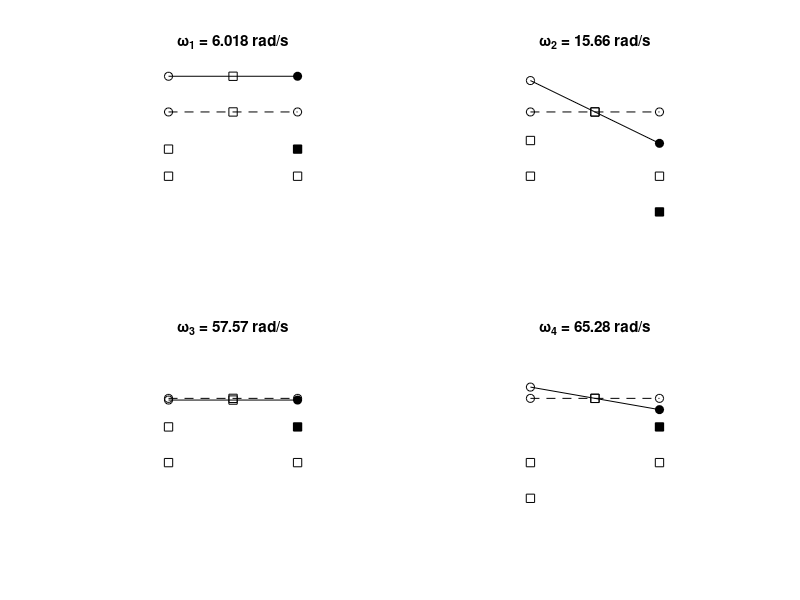

Write MATLAB code to recreate this figure.
k1 = 60000; k2 = 20000; L = 1.4;
M = diag([180/L 800 25 25]);
K = [2*k1*L 0 -k1 k1
0 2*k1 -k1 -k1
-k1*L -k1 k1+k2 0
k1*L -k1 0 k1+k2];
[mode E] = eig(K, M);
[w indx] = sort(diag(sqrt(E)));
modes = mode(:, indx);
x = [2 1 3 1 3];
y = 1.8*[2 1 1 2 2];
for n = 1:4
    modes(:, n) = modes(:, n)/max(abs(modes(:, n)));
    subplot(2, 2, n)
    plot(x(1), y(1), 'ks', x(2), y(2), 'ks', x(3), y(3), 'ks')
    hold on
    plot(x(4), y(4), 'ko', x(5), y(5), 'ko', [x(4), x(5)], [y(4), y(5)],'k--')
    axis([0 4 -0.2 5])
    plot(x(1), y(1)+modes(2,n), 'ks', x(2), y(2)+modes(3,n), 'ks', x(3),...
    y(3)+modes(4,n), 'ks', 'MarkerFaceColor', 'k')
    plot(x(4), y(4)+modes(2,n)+modes(1,n), 'ko', x(5), y(5)+modes(2,n)-...
    modes(1,n), 'ko', 'MarkerFaceColor', 'k')
    plot([x(4), x(5)], [y(4)+modes(2,n)+modes(1,n), y(5)+modes(2,n)-modes(1,n)],'k-', 'MarkerFaceColor', 'k')
    title(['\omega_{' int2str(n) '} = ' num2str(w(n), 4) ' rad/s'])
    axis off
end